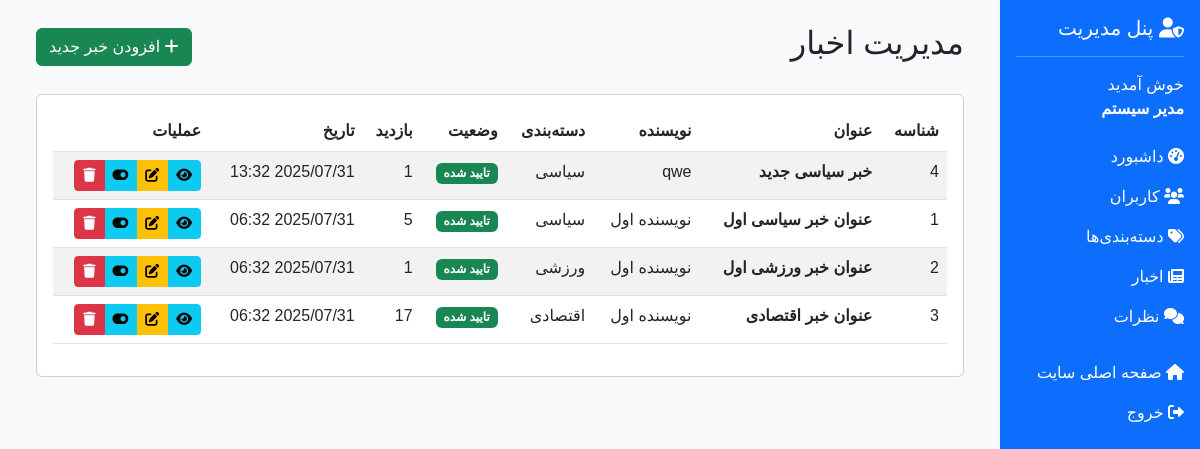
Screenshot of /admin/news.php (signed in) with the database file from the repository.
### tables this page shows
CREATE TABLE `news` (
  `id` int NOT NULL,
  `title` varchar(255) NOT NULL,
  `slug` varchar(255) NOT NULL,
  `summary` text,
  `content` longtext NOT NULL,
  `image_url` varchar(255) DEFAULT NULL,
  `author_id` int NOT NULL,
  `category_id` int NOT NULL,
  `status` enum('pending','approved','rejected') DEFAULT 'pending',
  `views` int DEFAULT '0',
  `created_at` timestamp NULL DEFAULT CURRENT_TIMESTAMP,
  `updated_at` timestamp NULL DEFAULT CURRENT_TIMESTAMP ON UPDATE CURRENT_TIMESTAMP
);

CREATE TABLE `users` (
  `id` int NOT NULL,
  `username` varchar(50) NOT NULL,
  `email` varchar(100) NOT NULL,
  `password` varchar(255) NOT NULL,
  `full_name` varchar(100) NOT NULL,
  `role` enum('admin','writer','user') DEFAULT 'user',
  `status` enum('active','inactive') DEFAULT 'active',
  `created_at` timestamp NULL DEFAULT CURRENT_TIMESTAMP,
  `updated_at` timestamp NULL DEFAULT CURRENT_TIMESTAMP ON UPDATE CURRENT_TIMESTAMP
);

CREATE TABLE `categories` (
  `id` int NOT NULL,
  `name` varchar(100) NOT NULL,
  `slug` varchar(100) NOT NULL,
  `description` text,
  `created_at` timestamp NULL DEFAULT CURRENT_TIMESTAMP,
  `updated_at` timestamp NULL DEFAULT CURRENT_TIMESTAMP ON UPDATE CURRENT_TIMESTAMP
);

### config/database.php (called while the page is built, shortened)
<?php
function truncateText($text, $length = 150) {
    return $text;
}
function formatPersianDate($date) {
    $timestamp = strtotime($date);
    return date('Y/m/d H:i', $timestamp);
}
?>

### admin/news.php (the view, shortened to what this page needs)
<?php
require_once '../config/database.php';
$action = $_GET['action'] ?? 'list';
if ($action == 'list') {
    $where = '';
    $params = [];
    $stmt = $pdo->prepare("
        SELECT n.*, u.full_name as author_name, c.name as category_name
        FROM news n
        JOIN users u ON n.author_id = u.id
        JOIN categories c ON n.category_id = c.id
        $where
        ORDER BY n.created_at DESC
    ");
    $stmt->execute($params);
    $news = $stmt->fetchAll();
}
?>
<!DOCTYPE html>
<html lang="fa" dir="rtl">
<head>
    <link href="https://cdnjs.cloudflare.com/ajax/libs/bootstrap/5.3.0/css/bootstrap.rtl.min.css" rel="stylesheet">
    <link href="https://cdnjs.cloudflare.com/ajax/libs/font-awesome/6.0.0/css/all.min.css" rel="stylesheet">
</head>
<body>
    <div class="container-fluid">
        <div class="row">
            <div class="col-md-3 col-lg-2 px-0">
                <div class="sidebar bg-primary text-white">
                    <div class="p-3">
                        <h5><i class="fas fa-user-shield"></i> پنل مدیریت</h5>
                        <hr>
                        <p class="mb-0">خوش آمدید<br><strong><?= $_SESSION['full_name'] ?></strong></p>
                    </div>
                    <ul class="nav nav-pills flex-column">
                        <li class="nav-item">
                            <a class="nav-link text-white" href="dashboard.php">
                                <i class="fas fa-tachometer-alt"></i> داشبورد
                            </a>
                        </li>
                        <li class="nav-item">
                            <a class="nav-link text-white" href="users.php">
                                <i class="fas fa-users"></i> کاربران
                            </a>
                        </li>
                        <li class="nav-item">
                            <a class="nav-link text-white" href="categories.php">
                                <i class="fas fa-tags"></i> دسته‌بندی‌ها
                            </a>
                        </li>
                        <li class="nav-item">
                            <a class="nav-link text-white active" href="news.php">
                                <i class="fas fa-newspaper"></i> اخبار
                            </a>
                        </li>
                        <li class="nav-item">
                            <a class="nav-link text-white" href="comments.php">
                                <i class="fas fa-comments"></i> نظرات
                            </a>
                        </li>
                        <li class="nav-item mt-3">
                            <a class="nav-link text-white" href="../index.php">
                                <i class="fas fa-home"></i> صفحه اصلی سایت
                            </a>
                        </li>
                        <li class="nav-item">
                            <a class="nav-link text-white" href="../auth/logout.php">
                                <i class="fas fa-sign-out-alt"></i> خروج
                            </a>
                        </li>
                    </ul>
                </div>
            </div>
            <div class="col-md-9 col-lg-10">
                <div class="main-content p-4">
                    <?php if ($action == 'list'): ?>
                    <div class="d-flex justify-content-between align-items-center mb-4">
                        <h2>مدیریت اخبار</h2>
                        <a href="?action=add" class="btn btn-success">
                            <i class="fas fa-plus"></i> افزودن خبر جدید
                        </a>
                    </div>
                    <div class="card">
                        <div class="card-body">
                            <div class="table-responsive">
                                <table class="table table-striped">
                                    <thead>
                                        <tr>
                                            <th>شناسه</th>
                                            <th>عنوان</th>
                                            <th>نویسنده</th>
                                            <th>دسته‌بندی</th>
                                            <th>وضعیت</th>
                                            <th>بازدید</th>
                                            <th>تاریخ</th>
                                            <th>عملیات</th>
                                        </tr>
                                    </thead>
                                    <tbody>
                                        <?php foreach ($news as $item): ?>
                                        <tr>
                                            <td><?= $item['id'] ?></td>
                                            <td><strong><?= truncateText($item['title'], 40) ?></strong></td>
                                            <td><?= $item['author_name'] ?></td>
                                            <td><?= $item['category_name'] ?></td>
                                            <td>
                                                <?php if ($item['status'] == 'approved'): ?>
                                                    <span class="badge bg-success">تایید شده</span>
                                                <?php elseif ($item['status'] == 'pending'): ?>
                                                    <span class="badge bg-warning">در انتظار</span>
                                                <?php else: ?>
                                                    <span class="badge bg-danger">رد شده</span>
                                                <?php endif; ?>
                                            </td>
                                            <td><?= $item['views'] ?></td>
                                            <td><?= formatPersianDate($item['created_at']) ?></td>
                                            <td>
                                                <div class="btn-group" role="group">
                                                    <a href="../news.php?slug=<?= $item['slug'] ?>" class="btn btn-sm btn-info" target="_blank">
                                                        <i class="fas fa-eye"></i>
                                                    </a>
                                                    <a href="?action=edit&id=<?= $item['id'] ?>" class="btn btn-sm btn-warning">
                                                        <i class="fas fa-edit"></i>
                                                    </a>
                                                    <a href="?toggle_status=<?= $item['id'] ?>&status=<?= $item['status'] ?>" class="btn btn-sm btn-info"
                                                       onclick="return confirm('آیا از تغییر وضعیت این خبر اطمینان دارید؟')">
                                                        <i class="fas fa-toggle-on"></i>
                                                    </a>
                                                    <a href="?delete=<?= $item['id'] ?>" class="btn btn-sm btn-danger"
                                                       onclick="return confirm('آیا از حذف این خبر اطمینان دارید؟')">
                                                        <i class="fas fa-trash"></i>
                                                    </a>
                                                </div>
                                            </td>
                                        </tr>
                                        <?php endforeach; ?>
                                    </tbody>
                                </table>
                            </div>
                        </div>
                    </div>
                    <?php endif; ?>
                </div>
            </div>
        </div>
    </div>
</body>
</html>

### admin/news.php (style rules this page uses)
body { font-family: 'Tahoma', sans-serif; background: #f8f9fa; }
.sidebar { min-height: 100vh; box-shadow: 2px 0 5px rgba(0,0,0,0.1); }
.main-content { min-height: 100vh; }

### rows the page displays
news: id "4", title "خبر سیاسی جدید", author.full_name "qwe", category.name "سیاسی", status "تایید شده", views "1", created_at "2025/07/31 13:32"
news: id "1", title "عنوان خبر سیاسی اول", author.full_name "نویسنده اول", category.name "سیاسی", status "تایید شده", views "5", created_at "2025/07/31 06:32"
news: id "2", title "عنوان خبر ورزشی اول", author.full_name "نویسنده اول", category.name "ورزشی", status "تایید شده", views "1", created_at "2025/07/31 06:32"
news: id "3", title "عنوان خبر اقتصادی", author.full_name "نویسنده اول", category.name "اقتصادی", status "تایید شده", views "17", created_at "2025/07/31 06:32"

### other values shown
$_SESSION['full_name'] "مدیر سیستم"
